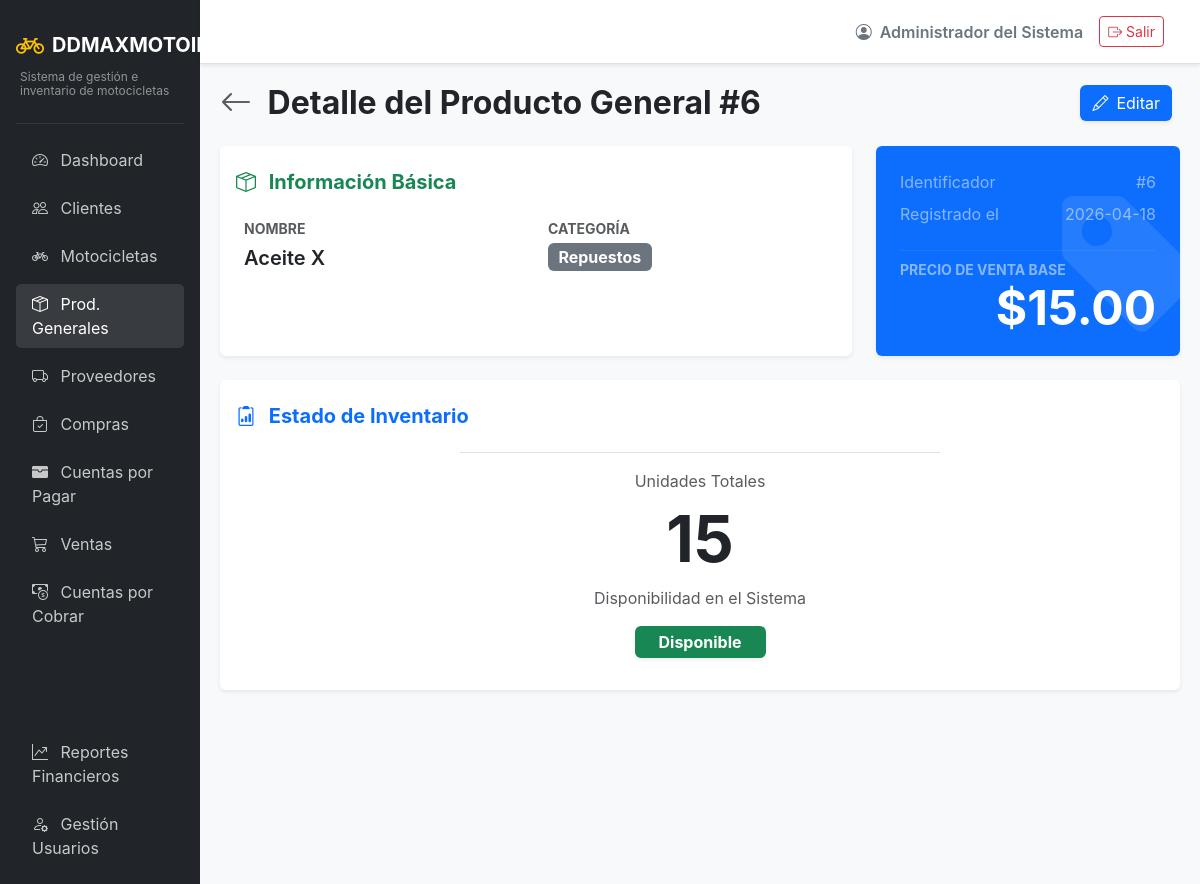
The app's page /inventory/products/detail/6 (signed in) with its own data.
### app/models/auth.py (models this page shows, shortened)
class Usuarios(UserMixin, db.Model):
    __tablename__ = 'usuarios'
    id = db.Column(db.Integer, primary_key=True)
    usuario = db.Column(db.String(50), unique=True, nullable=False)
    password_hash = db.Column(db.String(255), nullable=False)
    rol_id = db.Column(db.Integer, db.ForeignKey('roles.id'), nullable=False)
    estado = db.Column(db.String(20), default='activo') # activo/inactivo
    nombre = db.Column(db.String(100), nullable=False)
    created_at = db.Column(db.DateTime, default=datetime.utcnow)
    updated_at = db.Column(db.DateTime, default=datetime.utcnow, onupdate=datetime.utcnow)

### app/models/entities.py (models this page shows)
class Productos(db.Model):
    __tablename__ = 'productos'
    id = db.Column(db.Integer, primary_key=True)
    nombre = db.Column(db.String(150), nullable=False)
    categoria_id = db.Column(db.Integer, db.ForeignKey('categorias_producto.id'), nullable=False)
    precio = db.Column(db.Numeric(10, 2), nullable=False)
    stock = db.Column(db.Integer, default=0)
    estado = db.Column(db.String(20), default='disponible')
    created_at = db.Column(db.DateTime, default=datetime.utcnow)
    motocicleta = db.relationship('Motocicletas', backref='producto', uselist=False)

class CategoriasProducto(db.Model):
    __tablename__ = 'categorias_producto'
    id = db.Column(db.Integer, primary_key=True)
    nombre = db.Column(db.String(100), unique=True, nullable=False)
    descripcion = db.Column(db.String(255))
    productos = db.relationship('Productos', backref='categoria', lazy=True)

### app/routes/inventory.py (the view)
@inventory_bp.route('/products/detail/<int:id>')
def detail_product(id):
    producto = db.session.get(Productos, id)
    if not producto or producto.motocicleta:
        flash('Producto no encontrado.', 'danger')
        return redirect(url_for('inventory.list_products'))
    return render_template('inventory/products_detail.html', producto=producto)

### app/models/auth.py (called while the page is built)
@login_manager.user_loader
def load_user(user_id):
    return db.session.get(Usuarios, int(user_id))

### app/templates/inventory/products_detail.html
{% extends "base.html" %}
{% block content %}
<div class="d-flex justify-content-between align-items-center mb-4">
    <h2 class="fw-bold mb-0">
        <a href="{{ url_for('inventory.list_products') }}" class="text-decoration-none text-muted me-2"><i class="bi bi-arrow-left"></i></a>
        Detalle del Producto General #{{ producto.id }}
    </h2>
    <div>
        <a href="{{ url_for('inventory.edit_product', id=producto.id) }}" class="btn btn-primary shadow-sm bg-primary border-0 me-2">
            <i class="bi bi-pencil me-2"></i>Editar
        </a>
    </div>
</div>
<div class="row g-4">
    <div class="col-lg-8">
        <div class="card shadow-sm border-0 h-100">
            <div class="card-header bg-white pt-4 pb-0 border-0">
                <h5 class="fw-bold text-success mb-0"><i class="bi bi-box-seam me-2"></i> Información Básica</h5>
            </div>
            <div class="card-body p-4">
                <div class="row g-4">
                    <div class="col-sm-6">
                        <span class="text-muted small text-uppercase fw-bold d-block mb-1">Nombre</span>
                        <div class="fw-semibold fs-5">{{ producto.nombre }}</div>
                    </div>
                    <div class="col-sm-6">
                        <span class="text-muted small text-uppercase fw-bold d-block mb-1">Categoría</span>
                        <div class="fw-medium">
                            <span class="badge bg-secondary fs-6">{{ producto.categoria.nombre if producto.categoria else 'N/A' }}</span>
                        </div>
                    </div>
                </div>
            </div>
        </div>
    </div>
    <div class="col-lg-4">
        <div class="card shadow-sm border-0 bg-primary text-white h-100 position-relative overflow-hidden">
            <i class="bi bi-tag-fill position-absolute text-white" style="font-size: 10rem; right: -2rem; bottom: -2rem; opacity: 0.1;"></i>
            <div class="card-body p-4 position-relative z-1 d-flex flex-column justify-content-center">
                <div class="d-flex justify-content-between align-items-center mb-2 text-white-50">
                    <span>Identificador</span>
                    <span>#{{ producto.id }}</span>
                </div>
                <div class="d-flex justify-content-between align-items-center mb-3 text-white-50">
                    <span>Registrado el</span>
                    <span>{{ producto.created_at.strftime('%Y-%m-%d') if producto.created_at else 'N/A' }}</span>
                </div>
                <hr class="border-white border-opacity-25 my-2">
                <span class="text-white-50 small text-uppercase fw-bold mb-1">Precio de Venta Base</span>
                <h2 class="display-5 fw-bold mb-0 lh-1 text-end">${{ "{:,.2f}".format(producto.precio) }}</h2>
            </div>
        </div>
    </div>
    <div class="col-12 mt-4">
        <div class="card shadow-sm border-0">
            <div class="card-header bg-white pt-4 pb-0 border-0">
                <h5 class="fw-bold text-primary mb-0"><i class="bi bi-clipboard2-data me-2"></i> Estado de Inventario</h5>
            </div>
                <div class="mt-4 pt-3 border-top w-50 mx-auto text-center" style="padding-bottom: 2rem;">
                    <span class="text-muted d-block mb-2">Unidades Totales</span>
                    <h1 class="display-3 fw-bold text-dark">{{ producto.stock }}</h1>
                    <span class="text-muted d-block mb-3">Disponibilidad en el Sistema</span>
                    <span class="badge {% if producto.estado == 'disponible' %}bg-success{% else %}bg-secondary{% endif %} fs-6 py-2 px-4 shadow-sm">
                        {{ producto.estado|title }}
                    </span>
                </div>
            </div>
        </div>
    </div>
</div>
{% endblock %}

### app/templates/base.html (shortened to what this page needs)
<!DOCTYPE html>
<html lang="es">
<head>
    <link href="https://cdn.jsdelivr.net/npm/bootstrap@5.3.2/dist/css/bootstrap.min.css" rel="stylesheet">
    <link href="https://cdn.jsdelivr.net/npm/bootstrap-icons@1.11.1/font/bootstrap-icons.css" rel="stylesheet">
</head>
<body>
    <div class="container-fluid p-0">
        <div class="row g-0">
            <div class="col-md-2 sidebar d-none d-md-block p-3">
                <a href="{{ url_for('main.dashboard') }}" class="text-decoration-none d-flex flex-column mb-4 mt-2">
                    <div class="d-flex align-items-center">
                        <i class="bi bi-bicycle fs-3 text-warning me-2"></i>
                        <span class="fs-5 text-white fw-bold">DDMAXMOTOIMPORT</span>
                    </div>
                    <div class="text-white-50 mt-1 ps-1" style="font-size: 0.75rem; line-height: 1.2;">Sistema de gestión e inventario de motocicletas</div>
                </a>
                <hr class="text-secondary">
                <ul class="nav flex-column gap-2">
                    <li class="nav-item">
                        <a class="nav-link {% if request.endpoint and request.endpoint.startswith('main.') %}active{% endif %}" href="{{ url_for('main.dashboard') }}">
                            <i class="bi bi-speedometer2 me-2"></i> Dashboard
                        </a>
                    </li>
                    <li class="nav-item">
                        <a class="nav-link {% if request.endpoint and request.endpoint.startswith('clients.') %}active{% endif %}" href="{{ url_for('clients.list_clients') }}">
                            <i class="bi bi-people me-2"></i> Clientes
                        </a>
                    </li>
                    <li class="nav-item">
                        <a class="nav-link {% if request.endpoint and request.endpoint.startswith('inventory.') and 'product' not in request.endpoint %}active{% endif %}" href="{{ url_for('inventory.list_motorcycles') }}">
                            <i class="bi bi-bicycle me-2"></i> Motocicletas
                        </a>
                    </li>
                    <li class="nav-item">
                        <a class="nav-link {% if request.endpoint and request.endpoint.startswith('inventory.') and 'product' in request.endpoint %}active{% endif %}" href="{{ url_for('inventory.list_products') }}">
                            <i class="bi bi-box-seam me-2"></i> Prod. Generales
                        </a>
                    </li>
                    <li class="nav-item">
                        <a class="nav-link {% if request.endpoint and request.endpoint.startswith('suppliers.') %}active{% endif %}" href="{{ url_for('suppliers.list_suppliers') }}">
                            <i class="bi bi-truck me-2"></i> Proveedores
                        </a>
                    </li>
                    <li class="nav-item">
                        <a class="nav-link {% if request.endpoint and request.endpoint.startswith('purchases.') %}active{% endif %}" href="{{ url_for('purchases.list_purchases') }}">
                            <i class="bi bi-bag-check me-2"></i> Compras
                        </a>
                    </li>
                    <li class="nav-item">
                        <a class="nav-link {% if request.endpoint and request.endpoint.startswith('payables.') %}active{% endif %}" href="{{ url_for('payables.list_accounts') }}">
                            <i class="bi bi-wallet-fill me-2"></i> Cuentas por Pagar
                        </a>
                    </li>
                    <li class="nav-item">
                        <a class="nav-link {% if request.endpoint and request.endpoint.startswith('sales.') %}active{% endif %}" href="{{ url_for('sales.list_sales') }}">
                            <i class="bi bi-cart3 me-2"></i> Ventas
                        </a>
                    </li>
                    <li class="nav-item">
                        <a class="nav-link {% if request.endpoint and request.endpoint.startswith('accounts.') %}active{% endif %}" href="{{ url_for('accounts.list_accounts') }}">
                            <i class="bi bi-cash-coin me-2"></i> Cuentas por Cobrar
                        </a>
                    </li>
                    {% if current_user.is_authenticated and current_user.rol.nombre|upper in ['ADMIN', 'ADMINISTRADOR'] %}
                    <li class="nav-item mt-3">
                        <span class="nav-link text-uppercase small fw-bold text-muted" style="letter-spacing: 1px;">Operaciones Admin</span>
                    </li>
                    <li class="nav-item">
                        <a class="nav-link {% if request.endpoint and request.endpoint.startswith('reports.') %}active{% endif %}" href="{{ url_for('reports.sales_report') }}">
                            <i class="bi bi-graph-up-arrow me-2"></i> Reportes Financieros
                        </a>
                    </li>
                    <li class="nav-item">
                        <a class="nav-link" href="#" onclick="alert('Módulo de usuarios en desarrollo'); return false;">
                            <i class="bi bi-person-gear me-2"></i> Gestión Usuarios
                        </a>
                    </li>
                    {% endif %}
                </ul>
            </div>
            <div class="col-md-10 d-flex flex-column vh-100">
                <nav class="navbar navbar-expand-lg navbar-light bg-white border-bottom shadow-sm px-4 py-3">
                    <div class="container-fluid">
                        <div class="ms-auto d-flex align-items-center">
                            <span class="me-3 fw-semibold text-secondary">
                                <i class="bi bi-person-circle me-1"></i> {{ current_user.nombre }}
                            </span>
                            <a href="{{ url_for('auth.logout') }}" class="btn btn-outline-danger btn-sm">
                                <i class="bi bi-box-arrow-right"></i> Salir
                            </a>
                        </div>
                    </div>
                </nav>
                <main class="content-area flex-grow-1 overflow-auto">
                    {% block content %}{% endblock %}
            </div>
        </div>
</body>
</html>

### app/templates/base.html (style rules this page uses)
body { background-color: #f8f9fa; font-family: 'Inter', sans-serif; }
.sidebar { background-color: #212529; min-height: 100vh; color: #fff; }
.sidebar .nav-link { color: rgba(255,255,255,.75); transition: 0.3s; }
.sidebar .nav-link:hover, .sidebar .nav-link.active { color: #fff; background: rgba(255,255,255,.1); border-radius: 5px; }
.content-area { padding: 20px; }

### records on screen
Usuarios: nombre "Administrador del Sistema"
Productos: id "6", nombre "Aceite X", created_at "2026-04-18", precio "15.00", stock "15", estado "Disponible"
CategoriasProducto: categoria "Repuestos"
